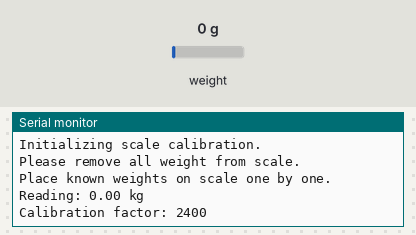
Recording of a sketch running on a simulated Arduino Uno, built with avr-gcc and run on an emulated ATmega328P. Parts: the last lines printed to the serial monitor. The test bench sets the inputs (shaded band); at power-on: weight on the scale 0 g.

Above: at 2.2 s.
2.3 s: weight on the scale set to 100 g
At 5.4 s:
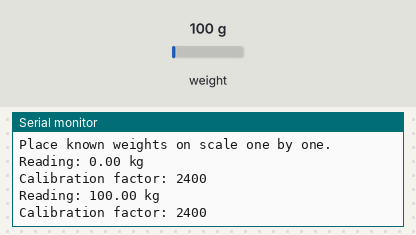
5.8 s: weight on the scale set to 1250 g
At 8.0 s:
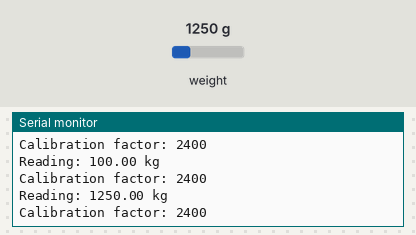
Timing chart, 0 to 9.5 s (numbered marks = the images above; inputs shaded):
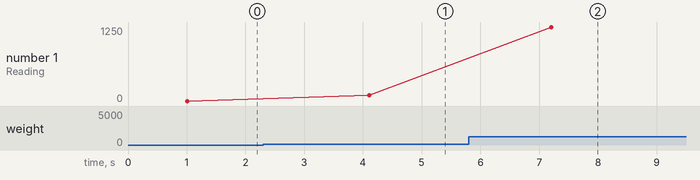

The sketch:

Scale_Calibration.ino
```cpp
#include <HX711.h>

HX711 scale;  // Initializes library functions.

const int LOADCELL_DOUT_PIN = 2;          //Remember these are ESP GPIO pins, these might not be the pins labeled on the board.
const int LOADCELL_SCK_PIN = 3;

int calibration_factor = 2400; // Defines calibration factor we'll use for calibrating.

void setup()
{
  Serial.begin(74880);   // Starts serial communication in 9600 baud rate.

  Serial.println("Initializing scale calibration.");  // Prints user commands.
  Serial.println("Please remove all weight from scale.");
  Serial.println("Place known weights on scale one by one.");


  scale.begin(LOADCELL_DOUT_PIN, LOADCELL_SCK_PIN);   // Initializes the scaling process.
  scale.set_scale();
  scale.tare();          // Resets the scale to 0.
}


void loop()
{

  scale.set_scale(calibration_factor);  // Adjusts the calibration factor.
  scale.wait_ready();
  Serial.print("Reading: ");            // Prints weight readings in .2 decimal kg units.
  Serial.print(scale.get_units(), 2);
  Serial.println(" kg");
  Serial.print("Calibration factor: "); // Prints calibration factor.
  Serial.println(calibration_factor);

  scale.power_down();    // Puts the scale to sleep mode for 3 seconds.
  delay(3000);
  scale.power_up();
}
```

Measured:
- after the input at 2.3 s, the serial monitor: prints a new line after 1.8 s (image 1)
- after the input at 5.8 s, the serial monitor: prints a new line after 1.4 s (image 2)
- plotted number 1: 0 → 100 after the input at 2.3 s, 100 → 1250 after the input at 5.8 s
